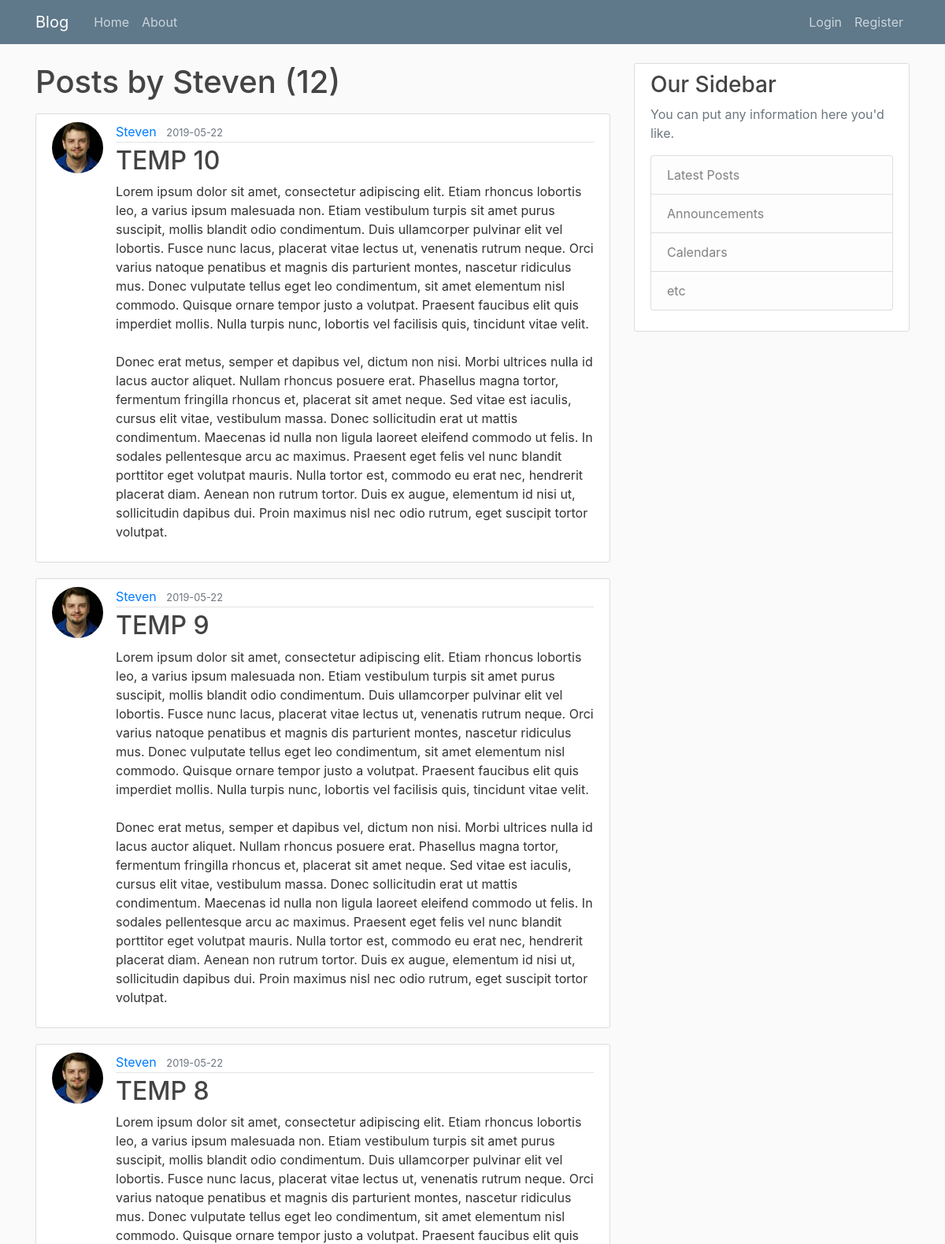
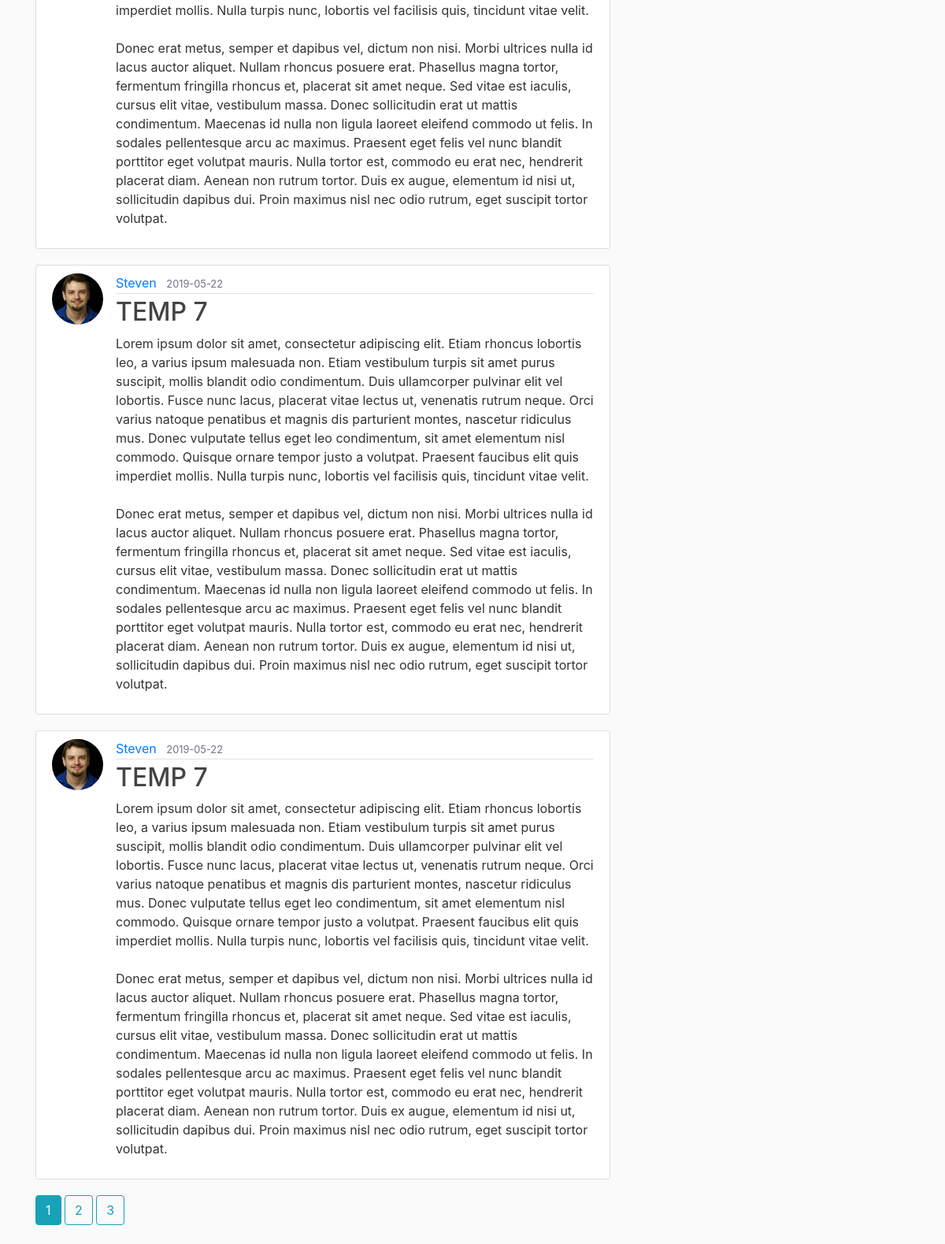
Screenshot of /user/Steven with the database file from the repository (2 pictures, top to bottom).
### flaskblog/models.py (models this page shows, shortened)
class User(db.Model, UserMixin):
    id = db.Column(db.Integer, primary_key=True)
    username = db.Column(db.String(20), unique=True, nullable=False)
    email = db.Column(db.String(120), unique=True, nullable=False)
    image_file = db.Column(db.String(20), nullable=False, default='default.jpg')
    password = db.Column(db.String(60), nullable=False)
    posts = db.relationship('Post', backref='author', lazy=True)

class Post(db.Model):
    id = db.Column(db.Integer, primary_key=True)
    title = db.Column(db.String(20), nullable=False)
    date_posted = db.Column(db.DateTime, nullable=False, default=datetime.utcnow)
    content = db.Column(db.Text, nullable=False)
    user_id = db.Column(db.Integer, db.ForeignKey('user.id'),nullable=False)

### flaskblog/routes.py (the view)
@app.route("/user/<string:username>")
def user_posts(username):
    page = request.args.get('page', 1, type=int)
    user = User.query.filter_by(username=username).first_or_404()
    posts = Post.query.filter_by(author=user).order_by(Post.date_posted.desc()).paginate(page=page, per_page=5)
    return render_template('user_posts.html', posts=posts, user=user)

### flaskblog/templates/user_posts.html
{% extends "layout.html" %}
{% block content %}
    <h1 class="mb-3">Posts by {{ user.username }} ({{ posts.total }})</h1>
    {% for post in posts.items %}
        <article class="media content-section">
          <img class="rounded-circle article-img" src="{{ url_for('static', filename='profile_pics/' + post.author.image_file) }}" >
          <div class="media-body">
            <div class="article-metadata">
              <a class="mr-2" href="{{ url_for('user_posts', username=post.author.username ) }}">{{ post.author.username }}</a>
              <small class="text-muted">{{ post.date_posted.strftime('%Y-%m-%d') }}</small>
            </div>
            <h2><a class="article-title" href="{{ url_for('post', post_id=post.id) }}">{{ post.title }}</a></h2>
            <p class="article-content">{{ post.content }}</p>
          </div>
        </article>
    {% endfor %}
    {% for page_num in posts.iter_pages(left_edge=1, right_edge=1, left_current=1, right_current=2 ) %}
      {% if page_num %}
        {% if posts.page == page_num %}
          <a class="btn btn-info mb-4" href="{{ url_for('user_posts', username=user.username, page=page_num) }}">{{ page_num }}</a>
        {% else %}
          <a class="btn btn-outline-info mb-4" href="{{ url_for('user_posts', username=user.username, page=page_num) }}">{{ page_num }}</a>
        {% endif %}
      {% else %}
        ...
      {% endif %}
    {% endfor %}
{% endblock content%}

### flaskblog/static/main.css (style rules this page uses)
body { background: #fafafa; color: #333333; margin-top: 5rem; }
h1, h2, h3, h4, h5, h6 { color: #444444; }
.content-section { background: #ffffff; padding: 10px 20px; border: 1px solid #dddddd; border-radius: 3px; margin-bottom: 20px; }
.article-title { color: #444444; }
.article-content { white-space: pre-line; }
.article-img { height: 65px; width: 65px; margin-right: 16px; }
.article-metadata { padding-bottom: 1px; margin-bottom: 4px; border-bottom: 1px solid #e3e3e3 }

### rows the page displays
User: username "Steven"
Post: image_file (picture), author.username "Steven", date_posted "2019-05-22", title "TEMP 10", content "Lorem ipsum dolor sit amet, consectetur adipiscing elit. Etiam rhoncus lobortis leo, a varius ipsum malesuada non. Etiam vestibulum turpis sit amet purus suscipit, mollis blandit odio condimentum. Duis ullamcorper pulvinar elit vel lobortis. Fusce nunc lacus, placerat vitae lectus ut, venenatis rutrum neque. Orci varius natoque penatibus et magnis dis parturient montes, nascetur ridiculus mus. Donec vulputate tellus eget leo condimentum, sit amet elementum nisl commodo. Quisque ornare tempor justo a volutpat. Praesent faucibus elit quis imperdiet mollis. Nulla turpis nunc, lobortis vel facilisis quis, tincidunt vitae velit. Donec erat metus, semper et dapibus vel, dictum non nisi. Morbi…"
Post: image_file (picture), author.username "Steven", date_posted "2019-05-22", title "TEMP 9", content "Lorem ipsum dolor sit amet, consectetur adipiscing elit. Etiam rhoncus lobortis leo, a varius ipsum malesuada non. Etiam vestibulum turpis sit amet purus suscipit, mollis blandit odio condimentum. Duis ullamcorper pulvinar elit vel lobortis. Fusce nunc lacus, placerat vitae lectus ut, venenatis rutrum neque. Orci varius natoque penatibus et magnis dis parturient montes, nascetur ridiculus mus. Donec vulputate tellus eget leo condimentum, sit amet elementum nisl commodo. Quisque ornare tempor justo a volutpat. Praesent faucibus elit quis imperdiet mollis. Nulla turpis nunc, lobortis vel facilisis quis, tincidunt vitae velit. Donec erat metus, semper et dapibus vel, dictum non nisi. Morbi…"
Post: image_file (picture), author.username "Steven", date_posted "2019-05-22", title "TEMP 8", content "Lorem ipsum dolor sit amet, consectetur adipiscing elit. Etiam rhoncus lobortis leo, a varius ipsum malesuada non. Etiam vestibulum turpis sit amet purus suscipit, mollis blandit odio condimentum. Duis ullamcorper pulvinar elit vel lobortis. Fusce nunc lacus, placerat vitae lectus ut, venenatis rutrum neque. Orci varius natoque penatibus et magnis dis parturient montes, nascetur ridiculus mus. Donec vulputate tellus eget leo condimentum, sit amet elementum nisl commodo. Quisque ornare tempor justo a volutpat. Praesent faucibus elit quis imperdiet mollis. Nulla turpis nunc, lobortis vel facilisis quis, tincidunt vitae velit. Donec erat metus, semper et dapibus vel, dictum non nisi. Morbi…"
Post: image_file (picture), author.username "Steven", date_posted "2019-05-22", title "TEMP 7", content "Lorem ipsum dolor sit amet, consectetur adipiscing elit. Etiam rhoncus lobortis leo, a varius ipsum malesuada non. Etiam vestibulum turpis sit amet purus suscipit, mollis blandit odio condimentum. Duis ullamcorper pulvinar elit vel lobortis. Fusce nunc lacus, placerat vitae lectus ut, venenatis rutrum neque. Orci varius natoque penatibus et magnis dis parturient montes, nascetur ridiculus mus. Donec vulputate tellus eget leo condimentum, sit amet elementum nisl commodo. Quisque ornare tempor justo a volutpat. Praesent faucibus elit quis imperdiet mollis. Nulla turpis nunc, lobortis vel facilisis quis, tincidunt vitae velit. Donec erat metus, semper et dapibus vel, dictum non nisi. Morbi…"
Post: image_file (picture), author.username "Steven", date_posted "2019-05-22", title "TEMP 7", content "Lorem ipsum dolor sit amet, consectetur adipiscing elit. Etiam rhoncus lobortis leo, a varius ipsum malesuada non. Etiam vestibulum turpis sit amet purus suscipit, mollis blandit odio condimentum. Duis ullamcorper pulvinar elit vel lobortis. Fusce nunc lacus, placerat vitae lectus ut, venenatis rutrum neque. Orci varius natoque penatibus et magnis dis parturient montes, nascetur ridiculus mus. Donec vulputate tellus eget leo condimentum, sit amet elementum nisl commodo. Quisque ornare tempor justo a volutpat. Praesent faucibus elit quis imperdiet mollis. Nulla turpis nunc, lobortis vel facilisis quis, tincidunt vitae velit. Donec erat metus, semper et dapibus vel, dictum non nisi. Morbi…"

### other values shown
{{ posts.total }} "12"
{{ page_num }} "1"
{{ page_num }} "2" "3"
